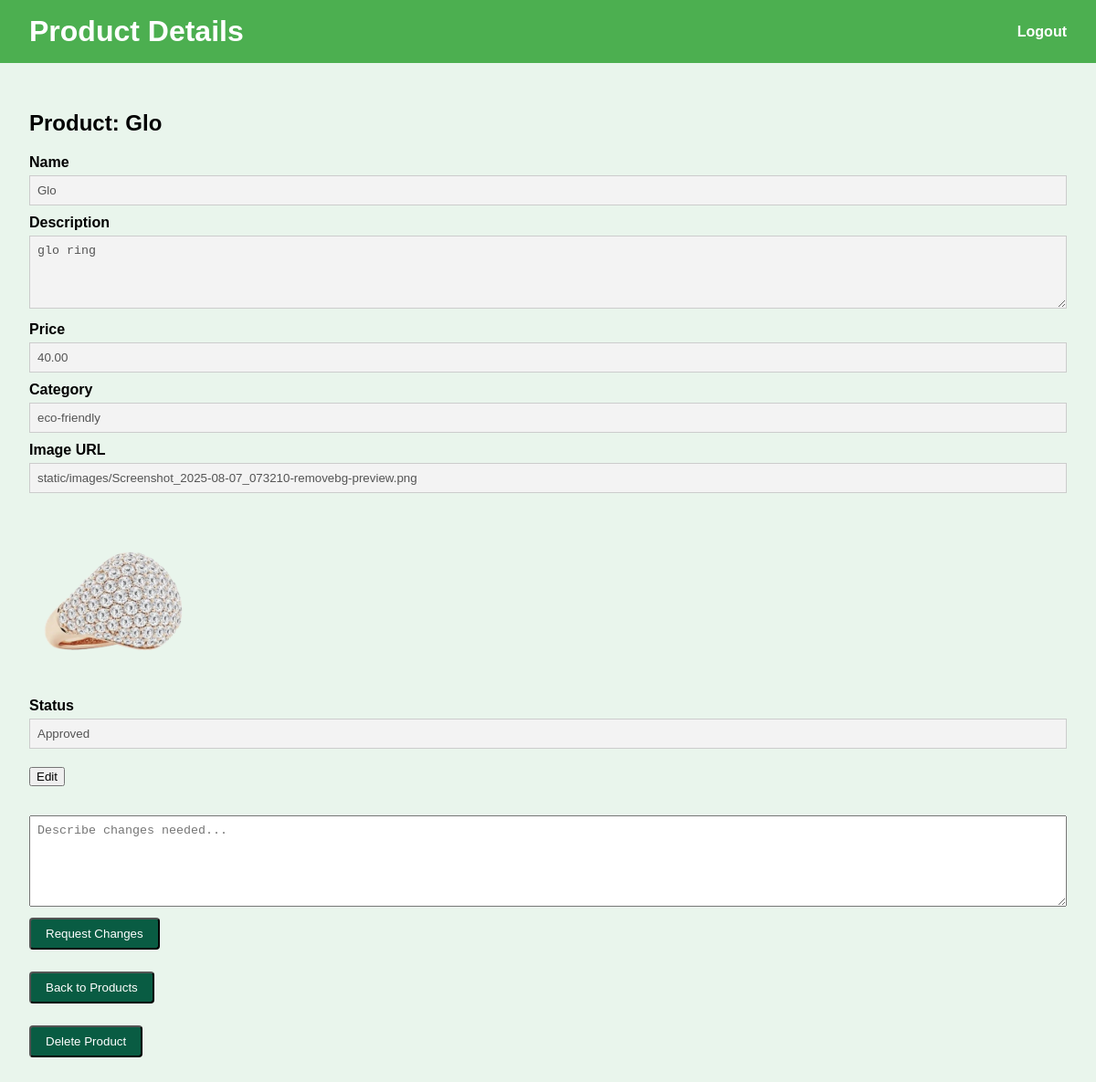
The app's page /admin/products/2 (signed in) with its own data.
### models.py (models this page shows)
class Product(db.Model):
    __tablename__ = 'product'
    id = db.Column(db.Integer, primary_key=True)
    supplier_id = db.Column(db.Integer, db.ForeignKey('supplier.id'), nullable=False)
    name = db.Column(db.String(120), nullable=False)
    price = db.Column(db.Numeric(10, 2), nullable=False)
    category = db.Column(db.String(80))
    description = db.Column(db.Text)
    impact = db.Column(db.Text)
    status = db.Column(db.String(50))
    image_url = db.Column(db.String(255))
    order_items = db.relationship('OrderItem', backref='order', lazy=True)
    views = db.relationship('ProductView', back_populates='product', cascade='all, delete-orphan')

### app.py (the view, shortened to what this page needs)
@admin_bp.route('/products/<product_id>', methods=['GET', 'POST'])
def admin_product_detail(product_id):
    if not session.get('admin_logged_in'):
        return redirect(url_for('admin.admin_login'))
    product = Product.query.get_or_404(int(product_id))
    return render_template('admin_product_detail.html', product=product, is_dummy=False)

### app.py (called while the page is built)
@app.context_processor
def inject_faqs():
    faqs = get_faqs()
    return dict(faqs=faqs[:3])

### templates/admin_product_detail.html (shortened to what this page needs)
{% extends "admin_base.html" %}
{% block header_title %}Product Details{% endblock %}
{% block content %}
<h2>Product: {{ product.name }}</h2>
<div id="product-view">
    <label>Name</label>
    <input type="text" value="{{ product.name }}" disabled class="readonly">
    <label>Description</label>
    <textarea disabled class="readonly">{{ product.description }}</textarea>
    <label>Price</label>
    <input type="text" value="{{ product.price }}" disabled class="readonly">
    <label>Category</label>
    <input type="text" value="{{ product.category }}" disabled class="readonly">
    <label>Image URL</label>
    <input type="text" value="{{ product.image_url }}" disabled class="readonly">
    {% if product.image_url %}
      <img src="{{ product.image_url }}" alt="Product Image" class="preview" />
    {% endif %}
    <label>Status</label>
    <input type="text" value="{{ product.status|capitalize }}" disabled class="readonly">
    <div class="buttons">
      <button type="button" onclick="toggleEdit()">Edit</button>
    </div>
</div>
<form method="POST" action="{{ url_for('admin.request_change', product_id=product.id) }}">
    <textarea name="change_note" placeholder="Describe changes needed..." required style="width:100%; height:100px; margin-top: 2rem;"></textarea>
    <br>
    <button type="submit" class="btn btn-warning">Request Changes</button>
</form>
<form method="POST" action="{{ url_for('admin.admin_products') }}"  style="margin-top: 1rem;">
    <button type="back" class="btn btn-danger">Back to Products</button>
</form>
<form method="POST" action="{{ url_for('admin.remove_product', product_id=product.id) }}" onsubmit="return confirm('Are you sure you want to delete this product?');" style="margin-top: 1rem;">
    <button type="submit" class="btn btn-danger">Delete Product</button>
</form>
{% endblock %}

### templates/admin_base.html (style rules this page uses)
body { font-family: Arial, sans-serif; background: #e9f5ec; margin: 0; padding: 0; }
.btn { display: inline-block; margin-top: 0.5rem; padding: 0.5rem 1rem; background-color: #095c43; color: white; border-radius: 4px; text-decoration: none; }

### templates/admin_product_detail.html (style rules this page uses)
label { font-weight: bold; display: block; margin-top: 10px; }
input, textarea { width: 100%; padding: 8px; margin-top: 5px; box-sizing: border-box; }
textarea { resize: vertical; min-height: 80px; }
.buttons { margin-top: 20px; }
img.preview { max-height: 200px; margin-top: 10px; }
.readonly { background: #f3f3f3; border: 1px solid #ccc; }

### records on screen
Product: name "Glo", description "glo ring", price "40.00", category "eco-friendly", image_url "static/images/Screenshot_2025-08-07_073210-removebg-preview.png", image_url (picture), status "Approved"
